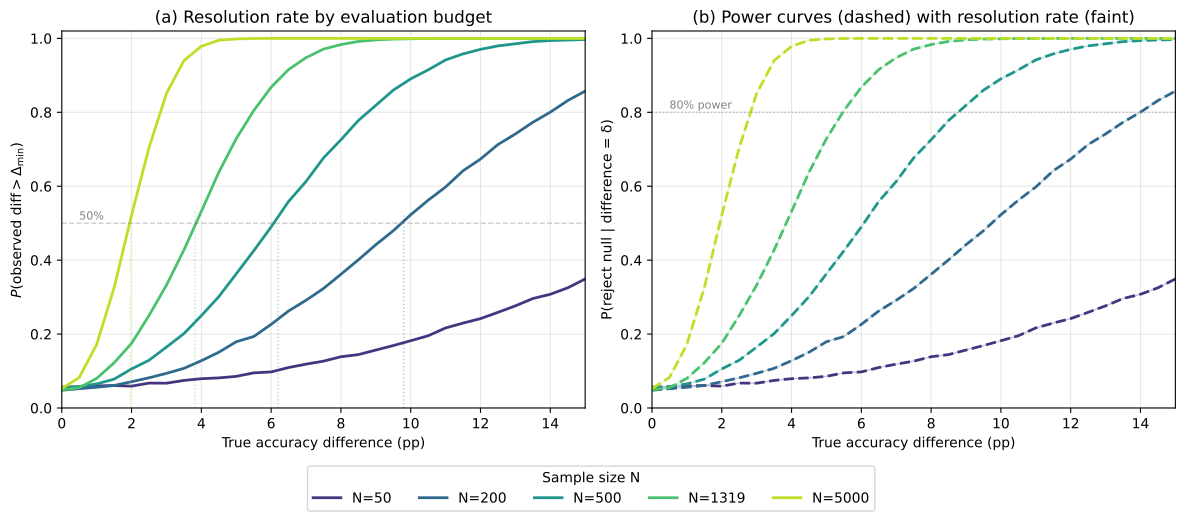

Write Python code to recreate this figure.
#!/usr/bin/env python3
"""Monte Carlo simulation: power curve and selection stability under Δ_min.
Generates:
  (a) Power curve: P(correctly identify best checkpoint) vs true range
  (b) Selection stability: bootstrap probability of true best vs true range
  (c) Decision curve: cost of argmax vs soup as function of N
All CPU, no GPU needed."""

import numpy as np
import matplotlib
matplotlib.use("Agg")
import matplotlib.pyplot as plt
from scipy.stats import norm, binom
from math import sqrt

np.random.seed(0)

N_VALUES = [50, 200, 500, 1319, 5000]
P_BAR = 0.50
M = 2  # two checkpoints: best vs worst (the extremes defining the range)
N_SIM = 20000  # outer Monte Carlo replicates

# Δ_min independent formula
def delta_min_bar(p_bar, n, alpha=0.05):
    z = norm.ppf(1 - alpha/2)
    return z * sqrt(2 * p_bar * (1 - p_bar) / n) * 100  # in pp

# True ranges to simulate (in percentage points)
true_ranges_pp = np.linspace(0, 20, 41)

results = {}
for N in N_VALUES:
    dmin = delta_min_bar(P_BAR, N)
    print(f"\nN={N}, Δ_min={dmin:.2f}pp, N_SIM={N_SIM}")

    resolvable = []  # P(observed_diff > Δ_min) — exceeds the resolution threshold
    reject_null = []  # P(p < 0.05 for two-proportion z-test) — statistical power

    z_crit = norm.ppf(0.975)  # α=0.05 two-sided

    for tr in true_ranges_pp:
        tr_frac = tr / 100
        p_low = P_BAR - tr_frac/2
        p_high = P_BAR + tr_frac/2
        p_low = max(0.001, p_low)
        p_high = min(0.999, p_high)

        # Generate (N_SIM, 2, N) binary outcomes
        probs = np.array([p_low, p_high])
        samples = np.random.binomial(1, probs[None, :, None], size=(N_SIM, 2, N))
        accs = samples.mean(axis=2)  # (N_SIM, 2)
        obs_diff = accs[:, 1] - accs[:, 0]  # observed difference p_high - p_low

        # Resolvability: observed range exceeds Δ_min
        n_resolved = np.sum(np.abs(obs_diff * 100) >= dmin)
        resolvable.append(n_resolved / N_SIM)

        # Statistical power: two-proportion z-test
        p_bar_obs = accs.mean(axis=1)
        se = np.sqrt(2 * p_bar_obs * (1 - p_bar_obs) / N)
        z_stat = obs_diff / np.maximum(se, 1e-10)
        n_reject = np.sum(np.abs(z_stat) >= z_crit)
        reject_null.append(n_reject / N_SIM)

    results[N] = {
        "dmin": dmin,
        "true_ranges": true_ranges_pp,
        "resolvable": resolvable,
        "power": reject_null
    }

# ---- Plotting ----
fig, axes = plt.subplots(1, 2, figsize=(12, 5.5))

# Colors for N values
colors = plt.cm.viridis(np.linspace(0.15, 0.9, len(N_VALUES)))

# Panel (a): Resolution rate — P(observed diff > Δ_min)
ax = axes[0]
for i, N in enumerate(N_VALUES):
    r = results[N]
    dmin = r["dmin"]
    ax.plot(r["true_ranges"], r["resolvable"], color=colors[i],
            label=f"N={N}", linewidth=2)

# Add Δ_min vertical drop lines to 50% crossing
for i, N in enumerate(N_VALUES):
    r = results[N]
    dmin = r["dmin"]
    idx = np.argmin(np.abs(np.array(r["true_ranges"]) - dmin))
    val_at_dmin = r["resolvable"][idx]
    ax.plot([dmin, dmin], [0, val_at_dmin], color=colors[i],
            linewidth=1, alpha=0.4, linestyle=":")

ax.axhline(y=0.5, color="gray", linestyle="--", alpha=0.4, linewidth=1)
ax.text(0.5, 0.51, "50%", fontsize=8, color="gray", ha="left")
ax.set_xlabel("True accuracy difference (pp)")
ax.set_ylabel(r"$P(\text{observed diff} > \Delta_{\min})$")
ax.set_title("(a) Resolution rate by evaluation budget")
ax.set_xlim(0, 15)
ax.set_ylim(0, 1.02)
ax.grid(alpha=0.3)

# Panel (b): Statistical power — P(p < 0.05)
ax = axes[1]
for i, N in enumerate(N_VALUES):
    r = results[N]
    dmin = r["dmin"]
    ax.plot(r["true_ranges"], r["power"], color=colors[i],
            label=f"N={N}", linewidth=2, linestyle="--")
    # Also show resolution rate as solid line for comparison
    ax.plot(r["true_ranges"], r["resolvable"], color=colors[i],
            linewidth=1, alpha=0.3)

ax.axhline(y=0.8, color="gray", linestyle=":", alpha=0.5, linewidth=1)
ax.text(0.5, 0.81, "80% power", fontsize=8, color="gray", ha="left")
ax.set_xlabel("True accuracy difference (pp)")
ax.set_ylabel("P(reject null | difference = δ)")
ax.set_title("(b) Power curves (dashed) with resolution rate (faint)")
ax.set_xlim(0, 15)
ax.set_ylim(0, 1.02)
ax.grid(alpha=0.3)

plt.tight_layout()
fig.subplots_adjust(bottom=0.25)
fig.legend([f"N={N}" for N in N_VALUES],
           loc="lower center", bbox_to_anchor=(0.5, 0.05),
           ncol=len(N_VALUES), fontsize=10, title="Sample size N")
plt.savefig("/Users/wangyaoping/Desktop/模型训练论文/figures/fig_simulation_power_curve.pdf",
            bbox_inches="tight", dpi=150)
plt.savefig("/Users/wangyaoping/Desktop/模型训练论文/figures/fig_simulation_power_curve.png",
            bbox_inches="tight", dpi=150)
print("\n=== SAVED fig_simulation_power_curve.pdf/png ===")

# Print summary table
print("\n=== SUMMARY ===")
print(f"{'N':>6} | {'Δmin(pp)':>9} | {'Range@50%power':>15} | {'@80%':>6} | {'@95%':>6}")
print("-"*55)
for N in N_VALUES:
    r = results[N]
    dmin = r["dmin"]
    pwr = np.array(r["power"])
    tr = r["true_ranges"]
    r50 = tr[np.argmax(pwr >= 0.50)] if np.any(pwr >= 0.50) else float('nan')
    r80 = tr[np.argmax(pwr >= 0.80)] if np.any(pwr >= 0.80) else float('nan')
    r95 = tr[np.argmax(pwr >= 0.95)] if np.any(pwr >= 0.95) else float('nan')
    print(f"{N:>6} | {dmin:>8.1f}pp | {r50:>14.1f}pp | {r80:>5.1f}pp | {r95:>5.1f}pp")

print("\n=== ALL DONE ===")
